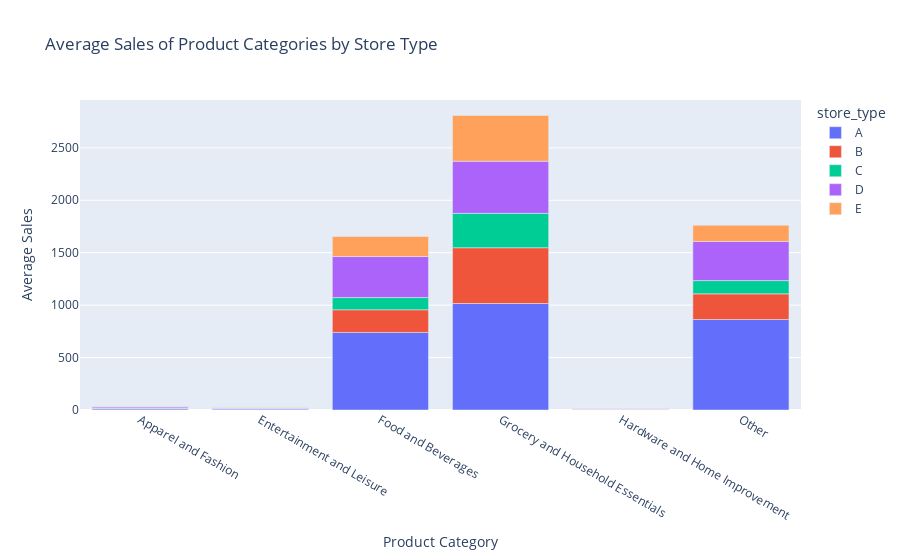

The cell this chart's notebook holds for it:
### Markdown cell above
### 5. What is the trend or pattern in sales for specific product categories within certain store types or clusters

### Code cell
# Convert the 'Year', 'Month', 'Day' columns to integers if they are not already.
train_mod_c['year'] = train_mod_c['year'].astype(int)
train_mod_c['month'] = train_mod_c['month'].astype(int)
train_mod_c['day'] = train_mod_c['day'].astype(int)

# Group the data by 'Product_Category' and 'store_type' and calculate the average sales for each combination
category_store_sales = train_mod_c.groupby(['Product_Category', 'store_type'])['sales'].mean().reset_index()

# Create a bar chart using Plotly to visualize the average sales of specific product categories within different store types
fig = px.bar(category_store_sales, x='Product_Category', y='sales', color='store_type',
             title='Average Sales of Product Categories by Store Type')
fig.update_xaxes(title='Product Category')
fig.update_yaxes(title='Average Sales')
fig.show()

### Figure 1 — Plotly figure (JSON) as saved in the notebook; plotly's stock layout.template omitted (floating-point values rounded to 4 significant figures)
{"data": [{"alignmentgroup": "True", "hovertemplate": "store_type=A<br>Product_Category=%{x}<br>sales=%{y}<extra></extra>", "legendgroup": "A", "marker": {"color": "#636efa", "pattern": {"shape": ""}}, "name": "A", "offsetgroup": "A", "orientation": "v", "showlegend": true, "textposition": "auto", "type": "bar", "x": ["Apparel and Fashion", "Entertainment and Leisure", "Food and Beverages", "Grocery and Household Essentials", "Hardware and Home Improvement", "Other"], "xaxis": "x", "y": [10.31, 9.441, 739.6, 1015.0, 6.803, 862.7], "yaxis": "y"}, {"alignmentgroup": "True", "hovertemplate": "store_type=B<br>Product_Category=%{x}<br>sales=%{y}<extra></extra>", "legendgroup": "B", "marker": {"color": "#EF553B", "pattern": {"shape": ""}}, "name": "B", "offsetgroup": "B", "orientation": "v", "showlegend": true, "textposition": "auto", "type": "bar", "x": ["Apparel and Fashion", "Entertainment and Leisure", "Food and Beverages", "Grocery and Household Essentials", "Hardware and Home Improvement", "Other"], "xaxis": "x", "y": [6.229, 3.125, 216.1, 532.1, 1.954, 244.7], "yaxis": "y"}, {"alignmentgroup": "True", "hovertemplate": "store_type=C<br>Product_Category=%{x}<br>sales=%{y}<extra></extra>", "legendgroup": "C", "marker": {"color": "#00cc96", "pattern": {"shape": ""}}, "name": "C", "offsetgroup": "C", "orientation": "v", "showlegend": true, "textposition": "auto", "type": "bar", "x": ["Apparel and Fashion", "Entertainment and Leisure", "Food and Beverages", "Grocery and Household Essentials", "Hardware and Home Improvement", "Other"], "xaxis": "x", "y": [3.105, 1.779, 116.5, 327.7, 0.3838, 126.4], "yaxis": "y"}, {"alignmentgroup": "True", "hovertemplate": "store_type=D<br>Product_Category=%{x}<br>sales=%{y}<extra></extra>", "legendgroup": "D", "marker": {"color": "#ab63fa", "pattern": {"shape": ""}}, "name": "D", "offsetgroup": "D", "orientation": "v", "showlegend": true, "textposition": "auto", "type": "bar", "x": ["Apparel and Fashion", "Entertainment and Leisure", "Food and Beverages", "Grocery and Household Essentials", "Hardware and Home Improvement", "Other"], "xaxis": "x", "y": [10.63, 5.152, 391.2, 497.2, 5.759, 373.4], "yaxis": "y"}, {"alignmentgroup": "True", "hovertemplate": "store_type=E<br>Product_Category=%{x}<br>sales=%{y}<extra></extra>", "legendgroup": "E", "marker": {"color": "#FFA15A", "pattern": {"shape": ""}}, "name": "E", "offsetgroup": "E", "orientation": "v", "showlegend": true, "textposition": "auto", "type": "bar", "x": ["Apparel and Fashion", "Entertainment and Leisure", "Food and Beverages", "Grocery and Household Essentials", "Hardware and Home Improvement", "Other"], "xaxis": "x", "y": [2.057, 2.346, 191.0, 435.9, 1.937, 154.6], "yaxis": "y"}], "layout": {"barmode": "relative", "legend": {"title": {"text": "store_type"}, "tracegroupgap": 0}, "title": {"text": "Average Sales of Product Categories by Store Type"}, "xaxis": {"anchor": "y", "domain": [0, 1], "title": {"text": "Product Category"}}, "yaxis": {"anchor": "x", "domain": [0, 1], "title": {"text": "Average Sales"}}}}
